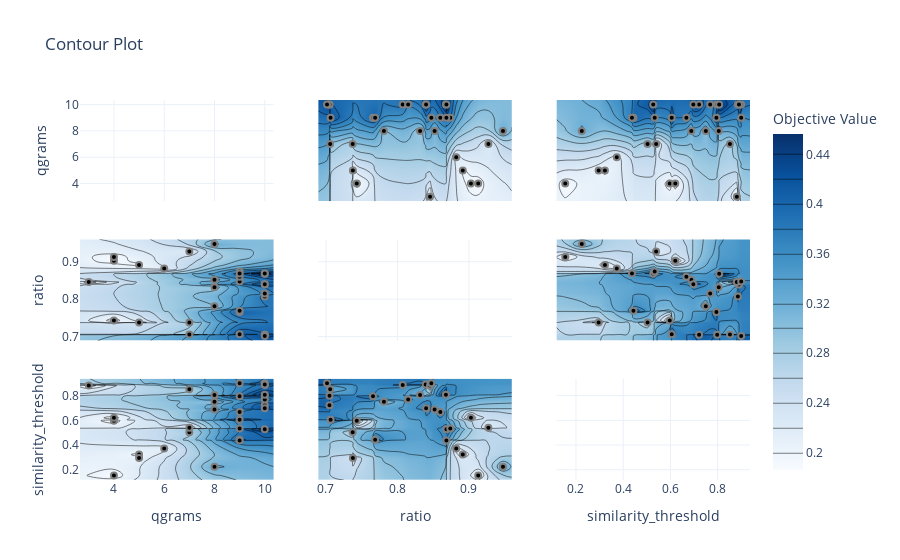

Source (notebook cell):
### Code cell
fig = plot_contour(study)
fig.show()

### Figure 1 — Plotly figure (JSON) as saved in the notebook; plotly's stock layout.template omitted (floating-point values rounded to 4 significant figures; data arrays with more than 128 entries replaced by an {"elided": "..."} marker saying what was removed)
{"data": [{"type": "scatter", "xaxis": "x", "yaxis": "y"}, {"autocontour": true, "colorbar": {"title": {"text": "Objective Value"}}, "colorscale": [[0, "rgb(247,251,255)"], [0.125, "rgb(222,235,247)"], [0.25, "rgb(198,219,239)"], [0.375, "rgb(158,202,225)"], [0.5, "rgb(107,174,214)"], [0.625, "rgb(66,146,198)"], [0.75, "rgb(33,113,181)"], [0.875, "rgb(8,81,156)"], [1, "rgb(8,48,107)"]], "connectgaps": true, "contours": {"coloring": "heatmap", "end": 0.44, "size": 0.02, "start": 0.2}, "hoverinfo": "none", "line": {"smoothing": 1.3}, "reversescale": false, "showscale": true, "type": "contour", "x": [2.65, 3, 4, 5, 6, 7, 8, 9, 10, 10.35], "xaxis": "x4", "y": [0.6891, 0.7014, 0.7049, 0.7049, 0.7058, 0.7064, 0.7374, 0.7376, 0.7431, 0.7658, 0.7688, 0.7811, 0.8074, 0.815, 0.8317, 0.8395, 0.8401, 0.8457, 0.8474, 0.852, 0.86, 0.8678, 0.8685, 0.8686, 0.874, 0.8823, 0.8915, 0.9028, 0.9131, 0.9273, 0.9477, 0.96], "yaxis": "y4", "z": {"elided": "32x10 float values"}}, {"marker": {"color": "black", "line": {"color": "Grey", "width": 2}}, "mode": "markers", "showlegend": false, "type": "scatter", "x": [9, 6, 4, 4, 9, 4, 5, 5, 8, 7, 10, 10, 10, 10, 8, 10, 8, 9, 7, 10, 3, 10, 9, 10, 9, 8, 10, 9, 7, 9], "xaxis": "x4", "y": [0.7064, 0.8823, 0.7431, 0.9028, 0.7658, 0.9131, 0.8915, 0.7376, 0.9477, 0.7374, 0.8074, 0.7049, 0.7049, 0.815, 0.7811, 0.7014, 0.852, 0.7688, 0.7058, 0.8395, 0.8457, 0.8401, 0.8474, 0.8678, 0.86, 0.8317, 0.8686, 0.874, 0.9273, 0.8685], "yaxis": "y4"}, {"autocontour": true, "colorbar": {"title": {"text": "Objective Value"}}, "colorscale": [[0, "rgb(247,251,255)"], [0.125, "rgb(222,235,247)"], [0.25, "rgb(198,219,239)"], [0.375, "rgb(158,202,225)"], [0.5, "rgb(107,174,214)"], [0.625, "rgb(66,146,198)"], [0.75, "rgb(33,113,181)"], [0.875, "rgb(8,81,156)"], [1, "rgb(8,48,107)"]], "connectgaps": true, "contours": {"coloring": "heatmap", "end": 0.44, "size": 0.02, "start": 0.2}, "hoverinfo": "none", "line": {"smoothing": 1.3}, "reversescale": false, "showscale": false, "type": "contour", "x": [2.65, 3, 4, 5, 6, 7, 8, 9, 10, 10.35], "xaxis": "x7", "y": [0.1174, 0.1547, 0.2248, 0.2961, 0.3227, 0.3729, 0.4372, 0.4434, 0.5032, 0.5273, 0.5334, 0.5396, 0.5972, 0.6056, 0.6206, 0.6676, 0.6885, 0.6971, 0.7214, 0.7499, 0.7683, 0.7947, 0.7979, 0.8047, 0.8065, 0.8521, 0.8812, 0.8856, 0.8903, 0.8996, 0.8997, 0.937], "yaxis": "y7", "z": {"elided": "32x10 float values"}}, {"marker": {"color": "black", "line": {"color": "Grey", "width": 2}}, "mode": "markers", "showlegend": false, "type": "scatter", "x": [9, 6, 4, 4, 9, 4, 5, 5, 8, 7, 10, 10, 10, 10, 8, 10, 8, 9, 7, 10, 3, 10, 9, 10, 9, 8, 10, 9, 7, 9], "xaxis": "x7", "y": [0.6056, 0.3729, 0.5972, 0.6206, 0.7947, 0.1547, 0.3227, 0.2961, 0.2248, 0.5032, 0.8856, 0.7979, 0.7214, 0.7683, 0.7499, 0.8996, 0.6885, 0.4434, 0.8521, 0.8903, 0.8812, 0.6971, 0.8997, 0.8065, 0.6676, 0.8047, 0.5273, 0.5334, 0.5396, 0.4372], "yaxis": "y7"}, {"autocontour": true, "colorbar": {"title": {"text": "Objective Value"}}, "colorscale": [[0, "rgb(247,251,255)"], [0.125, "rgb(222,235,247)"], [0.25, "rgb(198,219,239)"], [0.375, "rgb(158,202,225)"], [0.5, "rgb(107,174,214)"], [0.625, "rgb(66,146,198)"], [0.75, "rgb(33,113,181)"], [0.875, "rgb(8,81,156)"], [1, "rgb(8,48,107)"]], "connectgaps": true, "contours": {"coloring": "heatmap", "end": 0.44, "size": 0.02, "start": 0.2}, "hoverinfo": "none", "line": {"smoothing": 1.3}, "reversescale": false, "showscale": false, "type": "contour", "x": [0.6891, 0.7014, 0.7049, 0.7049, 0.7058, 0.7064, 0.7374, 0.7376, 0.7431, 0.7658, 0.7688, 0.7811, 0.8074, 0.815, 0.8317, 0.8395, 0.8401, 0.8457, 0.8474, 0.852, 0.86, 0.8678, 0.8685, 0.8686, 0.874, 0.8823, 0.8915, 0.9028, 0.9131, 0.9273, 0.9477, 0.96], "xaxis": "x2", "y": [2.65, 3, 4, 5, 6, 7, 8, 9, 10, 10.35], "yaxis": "y2", "z": {"elided": "10x32 float values"}}, {"marker": {"color": "black", "line": {"color": "Grey", "width": 2}}, "mode": "markers", "showlegend": false, "type": "scatter", "x": [0.7064, 0.8823, 0.7431, 0.9028, 0.7658, 0.9131, 0.8915, 0.7376, 0.9477, 0.7374, 0.8074, 0.7049, 0.7049, 0.815, 0.7811, 0.7014, 0.852, 0.7688, 0.7058, 0.8395, 0.8457, 0.8401, 0.8474, 0.8678, 0.86, 0.8317, 0.8686, 0.874, 0.9273, 0.8685], "xaxis": "x2", "y": [9, 6, 4, 4, 9, 4, 5, 5, 8, 7, 10, 10, 10, 10, 8, 10, 8, 9, 7, 10, 3, 10, 9, 10, 9, 8, 10, 9, 7, 9], "yaxis": "y2"}, {"type": "scatter", "xaxis": "x5", "yaxis": "y5"}, {"autocontour": true, "colorbar": {"title": {"text": "Objective Value"}}, "colorscale": [[0, "rgb(247,251,255)"], [0.125, "rgb(222,235,247)"], [0.25, "rgb(198,219,239)"], [0.375, "rgb(158,202,225)"], [0.5, "rgb(107,174,214)"], [0.625, "rgb(66,146,198)"], [0.75, "rgb(33,113,181)"], [0.875, "rgb(8,81,156)"], [1, "rgb(8,48,107)"]], "connectgaps": true, "contours": {"coloring": "heatmap", "end": 0.44, "size": 0.02, "start": 0.2}, "hoverinfo": "none", "line": {"smoothing": 1.3}, "reversescale": false, "showscale": false, "type": "contour", "x": [0.6891, 0.7014, 0.7049, 0.7049, 0.7058, 0.7064, 0.7374, 0.7376, 0.7431, 0.7658, 0.7688, 0.7811, 0.8074, 0.815, 0.8317, 0.8395, 0.8401, 0.8457, 0.8474, 0.852, 0.86, 0.8678, 0.8685, 0.8686, 0.874, 0.8823, 0.8915, 0.9028, 0.9131, 0.9273, 0.9477, 0.96], "xaxis": "x8", "y": [0.1174, 0.1547, 0.2248, 0.2961, 0.3227, 0.3729, 0.4372, 0.4434, 0.5032, 0.5273, 0.5334, 0.5396, 0.5972, 0.6056, 0.6206, 0.6676, 0.6885, 0.6971, 0.7214, 0.7499, 0.7683, 0.7947, 0.7979, 0.8047, 0.8065, 0.8521, 0.8812, 0.8856, 0.8903, 0.8996, 0.8997, 0.937], "yaxis": "y8", "z": {"elided": "32x32 float values"}}, {"marker": {"color": "black", "line": {"color": "Grey", "width": 2}}, "mode": "markers", "showlegend": false, "type": "scatter", "x": [0.7064, 0.8823, 0.7431, 0.9028, 0.7658, 0.9131, 0.8915, 0.7376, 0.9477, 0.7374, 0.8074, 0.7049, 0.7049, 0.815, 0.7811, 0.7014, 0.852, 0.7688, 0.7058, 0.8395, 0.8457, 0.8401, 0.8474, 0.8678, 0.86, 0.8317, 0.8686, 0.874, 0.9273, 0.8685], "xaxis": "x8", "y": [0.6056, 0.3729, 0.5972, 0.6206, 0.7947, 0.1547, 0.3227, 0.2961, 0.2248, 0.5032, 0.8856, 0.7979, 0.7214, 0.7683, 0.7499, 0.8996, 0.6885, 0.4434, 0.8521, 0.8903, 0.8812, 0.6971, 0.8997, 0.8065, 0.6676, 0.8047, 0.5273, 0.5334, 0.5396, 0.4372], "yaxis": "y8"}, {"autocontour": true, "colorbar": {"title": {"text": "Objective Value"}}, "colorscale": [[0, "rgb(247,251,255)"], [0.125, "rgb(222,235,247)"], [0.25, "rgb(198,219,239)"], [0.375, "rgb(158,202,225)"], [0.5, "rgb(107,174,214)"], [0.625, "rgb(66,146,198)"], [0.75, "rgb(33,113,181)"], [0.875, "rgb(8,81,156)"], [1, "rgb(8,48,107)"]], "connectgaps": true, "contours": {"coloring": "heatmap", "end": 0.44, "size": 0.02, "start": 0.2}, "hoverinfo": "none", "line": {"smoothing": 1.3}, "reversescale": false, "showscale": false, "type": "contour", "x": [0.1174, 0.1547, 0.2248, 0.2961, 0.3227, 0.3729, 0.4372, 0.4434, 0.5032, 0.5273, 0.5334, 0.5396, 0.5972, 0.6056, 0.6206, 0.6676, 0.6885, 0.6971, 0.7214, 0.7499, 0.7683, 0.7947, 0.7979, 0.8047, 0.8065, 0.8521, 0.8812, 0.8856, 0.8903, 0.8996, 0.8997, 0.937], "xaxis": "x3", "y": [2.65, 3, 4, 5, 6, 7, 8, 9, 10, 10.35], "yaxis": "y3", "z": {"elided": "10x32 float values"}}, {"marker": {"color": "black", "line": {"color": "Grey", "width": 2}}, "mode": "markers", "showlegend": false, "type": "scatter", "x": [0.6056, 0.3729, 0.5972, 0.6206, 0.7947, 0.1547, 0.3227, 0.2961, 0.2248, 0.5032, 0.8856, 0.7979, 0.7214, 0.7683, 0.7499, 0.8996, 0.6885, 0.4434, 0.8521, 0.8903, 0.8812, 0.6971, 0.8997, 0.8065, 0.6676, 0.8047, 0.5273, 0.5334, 0.5396, 0.4372], "xaxis": "x3", "y": [9, 6, 4, 4, 9, 4, 5, 5, 8, 7, 10, 10, 10, 10, 8, 10, 8, 9, 7, 10, 3, 10, 9, 10, 9, 8, 10, 9, 7, 9], "yaxis": "y3"}, {"autocontour": true, "colorbar": {"title": {"text": "Objective Value"}}, "colorscale": [[0, "rgb(247,251,255)"], [0.125, "rgb(222,235,247)"], [0.25, "rgb(198,219,239)"], [0.375, "rgb(158,202,225)"], [0.5, "rgb(107,174,214)"], [0.625, "rgb(66,146,198)"], [0.75, "rgb(33,113,181)"], [0.875, "rgb(8,81,156)"], [1, "rgb(8,48,107)"]], "connectgaps": true, "contours": {"coloring": "heatmap", "end": 0.44, "size": 0.02, "start": 0.2}, "hoverinfo": "none", "line": {"smoothing": 1.3}, "reversescale": false, "showscale": false, "type": "contour", "x": [0.1174, 0.1547, 0.2248, 0.2961, 0.3227, 0.3729, 0.4372, 0.4434, 0.5032, 0.5273, 0.5334, 0.5396, 0.5972, 0.6056, 0.6206, 0.6676, 0.6885, 0.6971, 0.7214, 0.7499, 0.7683, 0.7947, 0.7979, 0.8047, 0.8065, 0.8521, 0.8812, 0.8856, 0.8903, 0.8996, 0.8997, 0.937], "xaxis": "x6", "y": [0.6891, 0.7014, 0.7049, 0.7049, 0.7058, 0.7064, 0.7374, 0.7376, 0.7431, 0.7658, 0.7688, 0.7811, 0.8074, 0.815, 0.8317, 0.8395, 0.8401, 0.8457, 0.8474, 0.852, 0.86, 0.8678, 0.8685, 0.8686, 0.874, 0.8823, 0.8915, 0.9028, 0.9131, 0.9273, 0.9477, 0.96], "yaxis": "y6", "z": {"elided": "32x32 float values"}}, {"marker": {"color": "black", "line": {"color": "Grey", "width": 2}}, "mode": "markers", "showlegend": false, "type": "scatter", "x": [0.6056, 0.3729, 0.5972, 0.6206, 0.7947, 0.1547, 0.3227, 0.2961, 0.2248, 0.5032, 0.8856, 0.7979, 0.7214, 0.7683, 0.7499, 0.8996, 0.6885, 0.4434, 0.8521, 0.8903, 0.8812, 0.6971, 0.8997, 0.8065, 0.6676, 0.8047, 0.5273, 0.5334, 0.5396, 0.4372], "xaxis": "x6", "y": [0.7064, 0.8823, 0.7431, 0.9028, 0.7658, 0.9131, 0.8915, 0.7376, 0.9477, 0.7374, 0.8074, 0.7049, 0.7049, 0.815, 0.7811, 0.7014, 0.852, 0.7688, 0.7058, 0.8395, 0.8457, 0.8401, 0.8474, 0.8678, 0.86, 0.8317, 0.8686, 0.874, 0.9273, 0.8685], "yaxis": "y6"}, {"type": "scatter", "xaxis": "x9", "yaxis": "y9"}], "layout": {"autosize": true, "title": {"text": "Contour Plot"}, "xaxis": {"anchor": "y", "domain": [0, 0.2889], "matches": "x7", "range": [2.65, 10.35], "showticklabels": false}, "xaxis2": {"anchor": "y2", "domain": [0.3556, 0.6444], "matches": "x8", "range": [0.6891, 0.96], "showticklabels": false, "type": "linear"}, "xaxis3": {"anchor": "y3", "domain": [0.7111, 1], "matches": "x9", "range": [0.1174, 0.937], "showticklabels": false, "type": "linear"}, "xaxis4": {"anchor": "y4", "domain": [0, 0.2889], "matches": "x7", "range": [2.65, 10.35], "showticklabels": false, "type": "linear"}, "xaxis5": {"anchor": "y5", "domain": [0.3556, 0.6444], "matches": "x8", "range": [0.6891, 0.96], "showticklabels": false}, "xaxis6": {"anchor": "y6", "domain": [0.7111, 1], "matches": "x9", "range": [0.1174, 0.937], "showticklabels": false, "type": "linear"}, "xaxis7": {"anchor": "y7", "domain": [0, 0.2889], "range": [2.65, 10.35], "title": {"text": "qgrams"}, "type": "linear"}, "xaxis8": {"anchor": "y8", "domain": [0.3556, 0.6444], "range": [0.6891, 0.96], "title": {"text": "ratio"}, "type": "linear"}, "xaxis9": {"anchor": "y9", "domain": [0.7111, 1], "range": [0.1174, 0.937], "title": {"text": "similarity_threshold"}}, "yaxis": {"anchor": "x", "domain": [0.7333, 1], "range": [2.65, 10.35], "title": {"text": "qgrams"}}, "yaxis2": {"anchor": "x2", "domain": [0.7333, 1], "matches": "y", "range": [2.65, 10.35], "showticklabels": false, "type": "linear"}, "yaxis3": {"anchor": "x3", "domain": [0.7333, 1], "matches": "y", "range": [2.65, 10.35], "showticklabels": false, "type": "linear"}, "yaxis4": {"anchor": "x4", "domain": [0.3667, 0.6333], "range": [0.6891, 0.96], "title": {"text": "ratio"}, "type": "linear"}, "yaxis5": {"anchor": "x5", "domain": [0.3667, 0.6333], "matches": "y4", "range": [0.6891, 0.96], "showticklabels": false}, "yaxis6": {"anchor": "x6", "domain": [0.3667, 0.6333], "matches": "y4", "range": [0.6891, 0.96], "showticklabels": false, "type": "linear"}, "yaxis7": {"anchor": "x7", "domain": [0, 0.2667], "range": [0.1174, 0.937], "title": {"text": "similarity_threshold"}, "type": "linear"}, "yaxis8": {"anchor": "x8", "domain": [0, 0.2667], "matches": "y7", "range": [0.1174, 0.937], "showticklabels": false, "type": "linear"}, "yaxis9": {"anchor": "x9", "domain": [0, 0.2667], "matches": "y7", "range": [0.1174, 0.937], "showticklabels": false}}}
